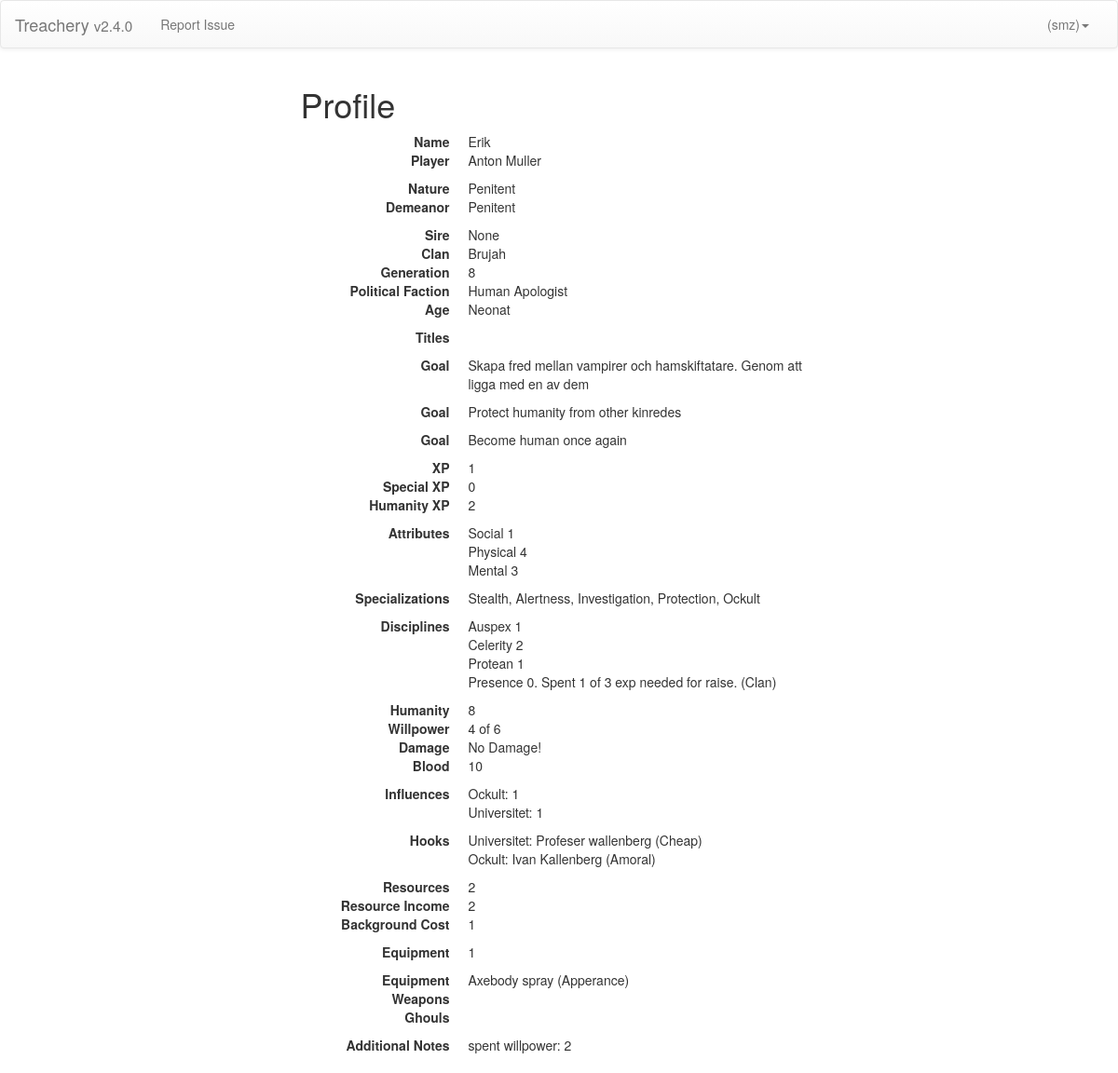
Before: /gm/character/12 (signed in) with the older database file.
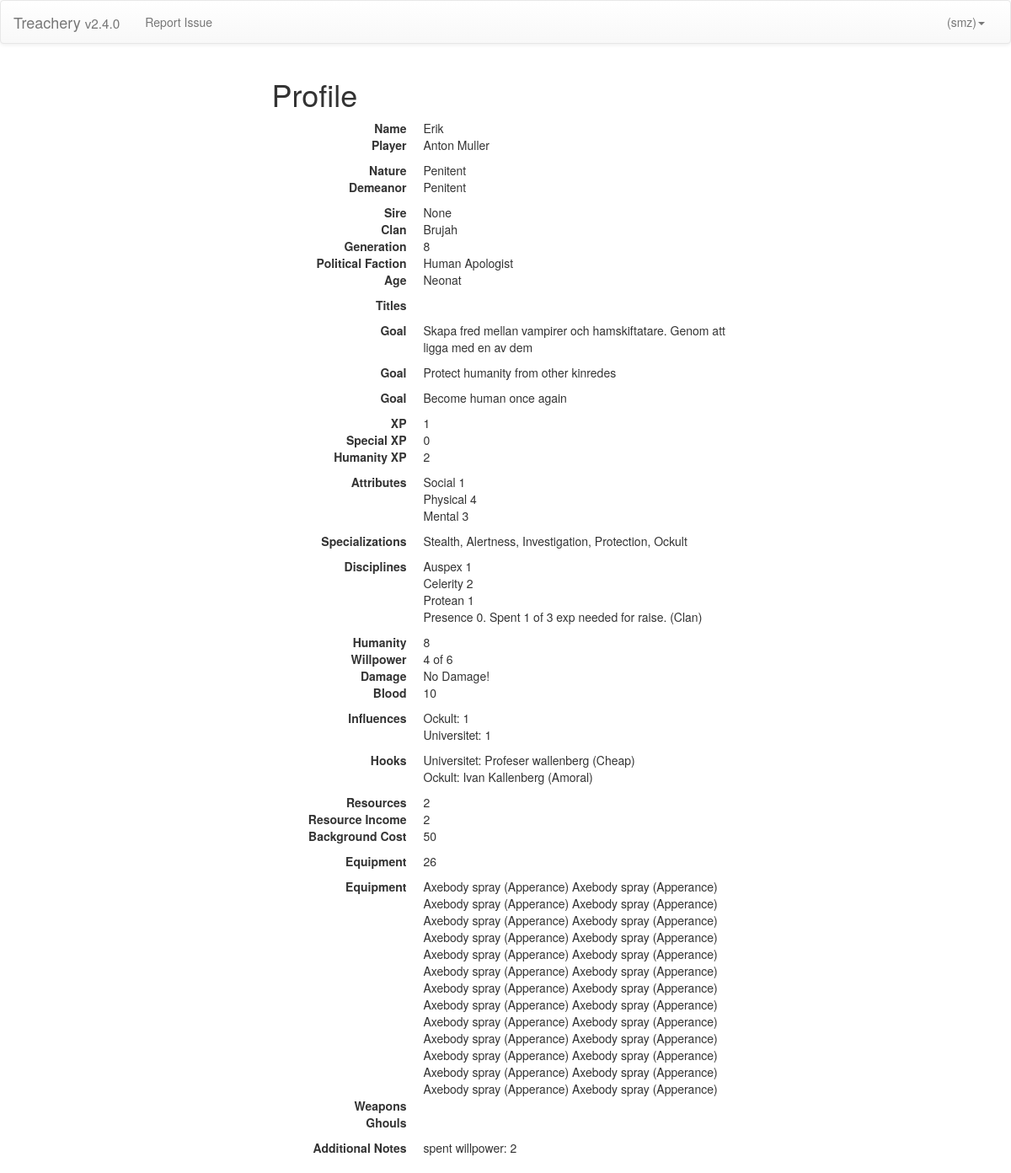
After: the same page with the newer database file.
### players/models.py (models this page shows, shortened)
class Influence(Model):
    name = CharField(max_length=200)
    def __str__(self):
        return self.name

class Character(Model):
    name = CharField(max_length=200)
    user = OneToOneField(
                        User,
                        related_name='character',
                        blank=True,
                        null=True)
    nature  = ForeignKey(Nature,related_name='+')
    demeanor= ForeignKey(Nature,related_name='+')
    sire    = ForeignKey('Character',blank=True,null=True)
    clan    = ForeignKey(Clan,blank=True,null=True)
    generation = PositiveIntegerField(default=13)
    age     = ForeignKey(Age)
    titles  = ManyToManyField(Title, blank=True)
    open_goal1  = TextField(blank=True)
    open_goal2  = TextField(blank=True)
    hidden_goal = TextField(blank=True)
    attributes  = ManyToManyField(AttributeRating,    blank=True)
    specializations = ManyToManyField(Specialization, blank=True)
    disciplines = ManyToManyField(DisciplineRating,   blank=True)
    humanity   = PositiveIntegerField(default=7)
    max_willpower  = PositiveIntegerField(default=0)
    willpower  = PositiveIntegerField(default=0)
    blood      = PositiveIntegerField(default=10)
    bashing = PositiveIntegerField(default=0)
    lethal = PositiveIntegerField(default=0)
    aggravated = PositiveIntegerField(default=0)
    hooks  = ManyToManyField(Hook,  blank=True, related_name='master')
    resources  = PositiveIntegerField(default=0)
    rituals     = ManyToManyField(RitualRating,       blank=True)
    boons  = ManyToManyField(Boon,  blank=True)
    frenzyTriggers = TextField(blank=True)
    relationships = ManyToManyField(Relationship, related_name='master', blank=True)
    canon_fact        = ManyToManyField(CanonFact, blank=True)
    political_faction = ForeignKey(PoliticalFaction, blank=True,null=True)
    concept = TextField(blank=True)
    herd  = PositiveIntegerField(choices=((0,0),(1,1),(2,2),(3,3)),default=0)
    haven = PositiveIntegerField(choices=((0,0),(1,1),(2,2),(3,3)),default=0)
    equipment = ManyToManyField(Equipment, blank=True)
    weapons   = ManyToManyField(Weapon,    blank=True)
    ghouls    = ManyToManyField(Ghoul,     blank=True)
    exp          = PositiveIntegerField(default=0)
    humanity_exp = PositiveIntegerField(default=0)
    special_exp  = PositiveIntegerField(default=0)
    additional_notes = TextField(blank=True)
    def display_disciplines(self):
        disps =  list(self.disciplines.all())
        disps = [disp.display() for disp in disps]
        return "\n".join(disps)
    def display_attributes(self):
        disps =  list(self.attributes.all())
        disps = [disp.display() for disp in disps]
        return "\n".join(disps)
    def get_influences(self):
        return {inf.name:len(self.hooks.filter(influence=inf)) for inf in Influence.objects.all()}
    def resource_income(self):
        ratings = self.get_influences()
        weights = [0, 1, 5, 10]
        income = 0
        for influence, rating in ratings.items():
            income += weights[rating]
        return income
    def get_backgrounds(self):
        ghouls = sum([ghoul.level for ghoul in self.ghouls.all()])
        equipment = len(list(self.equipment.all()))
        weapons = sum([weapon.resources for weapon in self.weapons.all()])
        return  {'haven': self.haven,
                 'herd': self.herd,
                 'ghouls': ghouls,
                 'equipment': equipment,
                 'weapons': weapons}
    def background_to_cost(self,backs):
        if backs < 3:
            return backs
        else:
            return backs * 2 - 2
    def background_cost(self):
        backs = sum([value for key,value in self.get_backgrounds().items()])
        return self.background_to_cost(backs)
    def get_hooks(self):
        return ['{}: {} ({})' .format(h.influence, h.name, toStrList(h.attributes.all()))
             for h in self.hooks.all()]

class Equipment(Model):
  name = CharField(max_length=200)
  specialization = ForeignKey(Specialization,null=True,blank=True)
  def __str__(self):
        return '{} ({})'.format(self.name,self.specialization.name)

class Specialization(Model):
    name = CharField(max_length=200)
    def __str__(self):
        return self.name

class Nature(Model):
    name = CharField(max_length=200)
    def __str__(self):
        return self.name

class Clan(Model):
    name = CharField(max_length=200)
    theme = TextField(blank=True)
    clan_disciplines = ManyToManyField(Discipline, blank=True)
    def __str__(self):
        return self.name

class PoliticalFaction(Model):
    name = CharField(max_length=200)
    description = TextField(blank=True)
    def __str__(self):
        return self.name

class Age(Model):
    name = CharField(max_length=200)
    action_options = ManyToManyField(ActionOption, blank=True)
    def __str__(self):
        return self.name

class AttributeRating(Model):
    attribute = ForeignKey(Attribute, null=True, blank=True)
    learned = BooleanField(default=False)
    learning = BooleanField(default=False)
    elder_blood = BooleanField(default=False)
    mentor = BooleanField(default=False)
    value = PositiveIntegerField(default=1)
    exp = PositiveIntegerField(default=0)
    def spending(self):
        if self.learned:
            need = self.get_needed()
            return ". Spent {} of {} exp needed for raise. {}"\
             .format(self.exp,need['needed'],need['bonus'])
        else:
            return ""
    def display(self):
        return '{} {}{}'.format(self.attribute.name, self.value,self.spending())

class Attribute(Model):
    name = CharField(max_length=200)

class DisciplineRating(Model):
    discipline = ForeignKey(Discipline, null=True, blank=True)
    value = PositiveIntegerField(default=1)
    elder_powers = ManyToManyField(ElderPower, blank=True)
    learned = BooleanField(default=False)
    learning = BooleanField(default=False)
    elder_blood = BooleanField(default=False)
    in_clan = BooleanField(default=False)
    mentor = BooleanField(default=False)
    exp = PositiveIntegerField(default=0)
    def get_needed(self):
        needed = DISPLINE_TABLE[self.value]
        bonus = []
        if self.elder_blood:
            needed -= 1
            bonus += ["Elder Blood"]
        if self.in_clan:
            needed -= 1
            bonus += ["Clan"]
        if self.mentor:
            needed -= 1
            bonus += ["Mentor"]
        bonus = ','.join(bonus)
        if bonus != "":
           bonus = "({})".format(bonus)
        return {'needed':needed,'bonus':bonus}
    def spending(self):
        if self.learned:
            need = self.get_needed()
            return ". Spent {} of {} exp needed for raise. {}"\
             .format(self.exp,need['needed'],need['bonus'])
        else:
            return ""
    def display(self):
        return '{} {}{}'.format(self.discipline.name, self.value,self.spending())

class Discipline(Model):
    name = CharField(max_length=200)

class Hook(Model):
    name = CharField(max_length=200)
    concept = CharField(max_length=200,blank=True)
    influence = ForeignKey(Influence)
    attributes = ManyToManyField(HookAttribute,blank=True)
    def __master__(self):
        try:
            master = Character.objects.filter(hooks__name = self.name)[0].name
            print (str(master))
        except IndexError:
            master = ""
        return master
    __master__.admin_order_field = 'master__name'

class HookAttribute(Model):
    name = CharField(max_length=200)
    def __str__(self):
        return self.name

### gamemaster/views.py (the view)
def character_display(request, character):
    return render(request, 'character_display.html',
                  {'character': Character.objects.get(pk=character)})

### players/models.py (called while the page is built)
def toStrList(qrySet):
    return ','.join(map(str,list(qrySet)))

### players/templatetags/player_extras.py (called while the page is built)
@register.simple_tag
def app_version():
    return settings.APP_VERISON

### gamemaster/templates/character_display.html
{% extends "base.html" %}
{% block content %}
  <div class="row">
    <div class="col-md-offset-3 col-md-6">
      <h1>Profile</h1>
    </div>
  </div>
  {% include "elements/profile_element.html" %}
{% endblock %}

### players/templates/elements/profile_element.html (shortened to what this page needs)
<div class="row">
  <div class="col-md-offset-3 col-md-6">
    <dl class="dl-horizontal">
      <dt>Name</dt>
      <dd>{{ character.name }}</dd>
      <dt>Player</dt>
      <dd>
      {% if character.user.first_name %}
        {{character.user.first_name}} {{character.user.last_name}}
      {% else %}
        {{character.user}}
      {% endif%}
      </dd>
      <dt>Nature</dt>
      <dd>{{ character.nature }}</dd>
      <dt>Demeanor</dt>
      <dd>{{ character.demeanor }}</dd>
      <dt>Sire</dt>
      <dd>{{ character.sire }}</dd>
      <dt>Clan</dt>
      <dd>{{character.clan}}</dd>
      <dt>Generation</dt>
      <dd>{{character.generation}}</dd>
      <dt>Political Faction</dt>
      <dd>{{character.political_faction}}</dd>
      <dt>Age</dt>
      <dd>{{character.age}}</dd>
      <dt>Titles</dt>
      <dd>{{ character.titles.all|join:", " }}</dd>
      <dt>Goal</dt>
      <dd>{{character.open_goal1}}</dd>
      <dt>Goal</dt>
      <dd>{{character.open_goal2}}</dd>
      <dt>Goal</dt>
      <dd>{{character.hidden_goal}}</dd>
      <dt>XP</dt>
      <dd>{{character.exp}}</dd>
      <dt>Special XP</dt>
      <dd>{{character.special_exp}}</dd>
      <dt>Humanity XP</dt>
      <dd>{{character.humanity_exp}}</dd>
      <dt>Attributes</dt>
      <dd>{{ character.display_attributes|linebreaks }}</dd>
      <dt>Specializations</dt>
      <dd>{{ character.specializations.all|join:", " }}</dd>
      <dt>Disciplines</dt>
      <dd>{{ character.display_disciplines|linebreaks }}</dd>
      <dt>Humanity</dt>
      <dd>{{ character.humanity}}</dd>
      <dt>Willpower</dt>
      <dd>{{ character.willpower}} of {{ character.max_willpower}}</dd>
      <dt>Damage</dt>
      <dd>
          {% if not character.bashing and not character.lethal and not character.aggravated %}
            No Damage!
          {% endif %}
          </dd>
      <dt>Blood</dt>
      <dd>{{ character.blood}}</dd>
      <dt>Influences</dt>
          {% for influence, rating in character.get_influences.items %}
            {% if rating > 0 %} <dd> {{influence}}: {{rating}}</dd> {% endif %}
          {% endfor %}
      <dt>Hooks</dt>
      <dd>  {{ character.get_hooks | join:"<br>" }} </dd>
      <dt>Resources</dt>
      <dd>{{ character.resources}}</dd>
      <dt>Resource Income</dt>
      <dd>{{character.resource_income}}</dd>
      <dt>Background Cost</dt>
      <dd>{{character.background_cost}}</dd>
          {% for background, rating in character.get_backgrounds.items %}
            {% if rating > 0 %} <dt> {{background|title}}</dt><dd> {{rating}}</dd> {% endif %}
          {% endfor %}
      <dt>Equipment</dt> <dd>
          {% for equi in character.equipment.all %}
              {{equi}}
          {% endfor %} </dd>
      <dt>Weapons</dt>
        <dd>   </dd>
      <dt>Ghouls</dt>
      <dd>
          </dd>
      <dt>Additional Notes</dt>
      <dd>{{character.additional_notes}}</dd>
    </dl>
  </div>
</div>

Changed rows visible on the page:
computed for Character "Erik": background_cost "1" → "50"
added Equipment: name+specialization "Axebody spray (Apperance)"
added Equipment: name+specialization "Axebody spray (Apperance)"
added Equipment: name+specialization "Axebody spray (Apperance)"
added Equipment: name+specialization "Axebody spray (Apperance)"
added Equipment: name+specialization "Axebody spray (Apperance)"
added Equipment: name+specialization "Axebody spray (Apperance)"
added Equipment: name+specialization "Axebody spray (Apperance)"
added Equipment: name+specialization "Axebody spray (Apperance)"
added Equipment: name+specialization "Axebody spray (Apperance)"
added Equipment: name+specialization "Axebody spray (Apperance)"
added Equipment: name+specialization "Axebody spray (Apperance)"
added Equipment: name+specialization "Axebody spray (Apperance)"
added Equipment: name+specialization "Axebody spray (Apperance)"
added Equipment: name+specialization "Axebody spray (Apperance)"
added Equipment: name+specialization "Axebody spray (Apperance)"
added Equipment: name+specialization "Axebody spray (Apperance)"
added Equipment: name+specialization "Axebody spray (Apperance)"
added Equipment: name+specialization "Axebody spray (Apperance)"
added Equipment: name+specialization "Axebody spray (Apperance)"
added Equipment: name+specialization "Axebody spray (Apperance)"
added Equipment: name+specialization "Axebody spray (Apperance)"
added Equipment: name+specialization "Axebody spray (Apperance)"
added Equipment: name+specialization "Axebody spray (Apperance)"
added Equipment: name+specialization "Axebody spray (Apperance)"
added Equipment: name+specialization "Axebody spray (Apperance)"
Other visible differences:
new list line: "Equipment 26"
list line gone: "Equipment 1"
